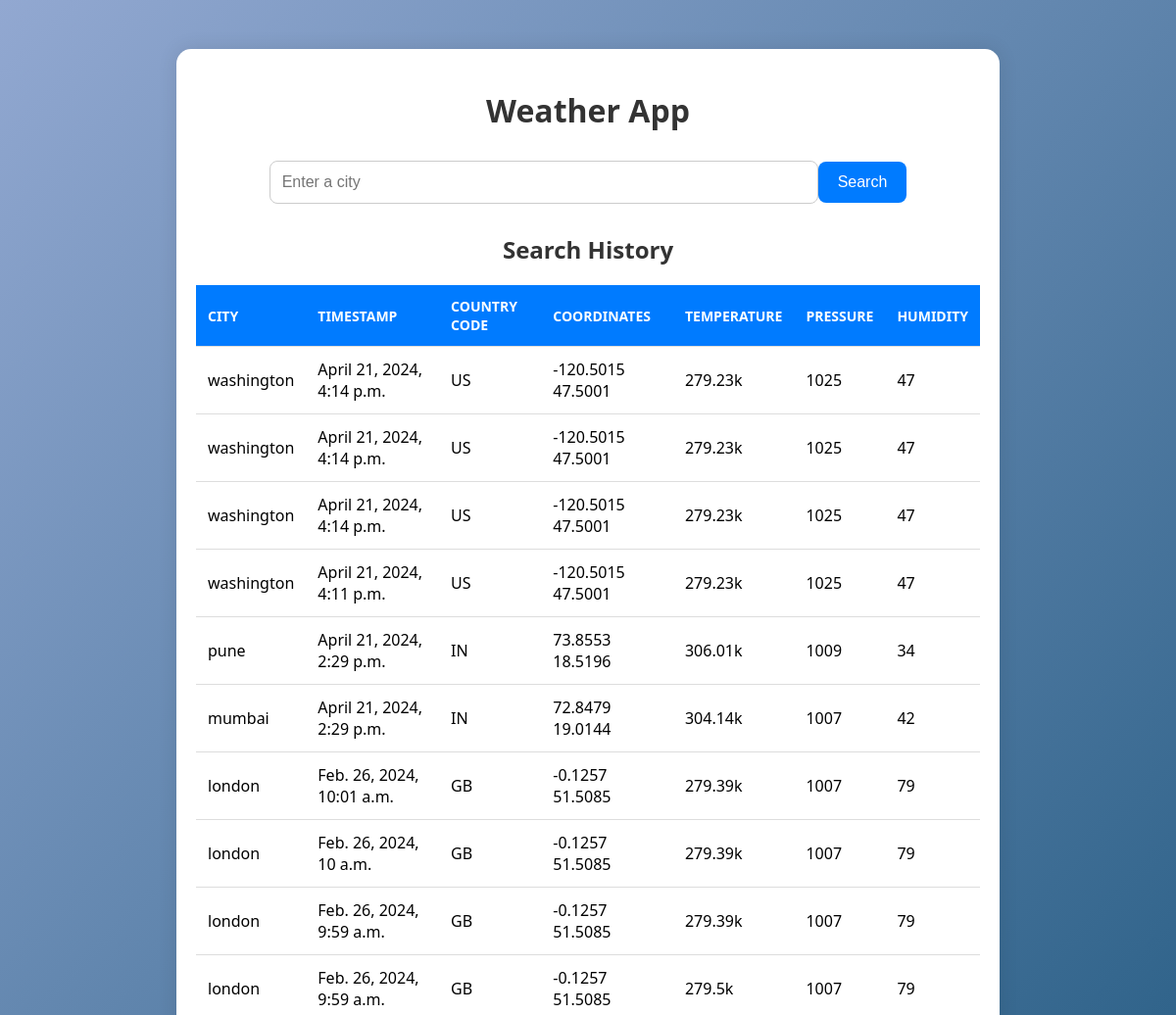
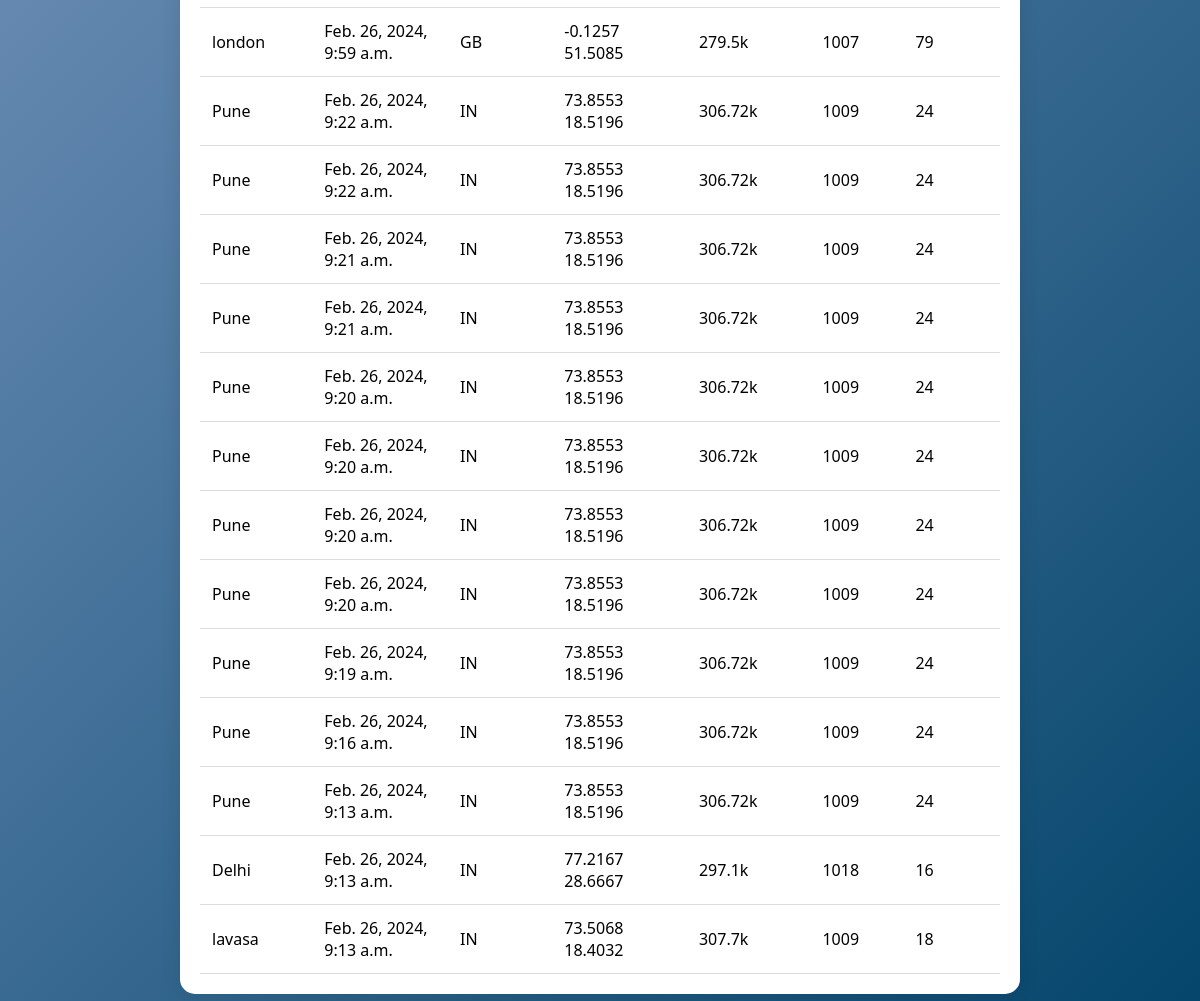
The page / on the database its author committed (2 pictures, top to bottom).
### app/models.py (models this page shows)
class SearchHistory(models.Model):
    city = models.CharField(max_length=100)
    country_code = models.CharField(max_length=10)
    coordinate = models.CharField(max_length=50)
    temperature = models.CharField(max_length=20)
    pressure = models.CharField(max_length=20)
    humidity = models.CharField(max_length=20)
    timestamp = models.DateTimeField(auto_now_add=True)

### app/views.py (the view, shortened to what this page needs)
# urls.py: path('', views.index),
def index(request):
    data = {}
    search_history = SearchHistory.objects.all().order_by('-timestamp')
    return render(request, "app/index.html", {"data": data, "search_history": search_history})

### app/templates/app/index.html (shortened to what this page needs)
<!DOCTYPE html>
<html lang="en">
<head>
</head>
<body>
<div class="container">
    <h1>Weather App</h1>
    <form method="post">
        <input type="text" name="city" id="locationInput" placeholder="Enter a city" required>
        <button type="submit" id="searchButton">Search</button>
    </form>
    <div class="search-history">
        <h2>Search History</h2>
        {% if search_history %}
            <table>
                <tr>
                    <th>City</th>
                    <th>Timestamp</th>
                    <th>Country Code</th>
                    <th>Coordinates</th>
                    <th>Temperature</th>
                    <th>Pressure</th>
                    <th>Humidity</th>
                </tr>
                {% for item in search_history %}
                    <tr>
                        <td>{{ item.city }}</td>
                        <td>{{ item.timestamp }}</td>
                        <td>{{ item.country_code }}</td>
                        <td>{{ item.coordinate }}</td>
                        <td>{{ item.temperature }}</td>
                        <td>{{ item.pressure }}</td>
                        <td>{{ item.humidity }}</td>
                    </tr>
                {% endfor %}
            </table>
        {% else %}
            <p class="no-history">No search history available.</p>
        {% endif %}
    </div>
</div>
</body>
</html>

### app/templates/app/index.html (style rules this page uses)
body { font-family: 'Segoe UI', Tahoma, Geneva, Verdana, sans-serif; background-image: linear-gradient(135deg, #92a8d1 0%, #03446a 100%); margin: 0; padding: 0; }
.container { max-width: 800px; margin: 50px auto; padding: 20px; background-color: #fff; border-radius: 15px; box-shadow: 0 0 20px rgba(0, 0, 0, 0.1); }
h1 { font-size: 32px; margin-bottom: 30px; color: #333; text-align: center; }
form { display: flex; justify-content: center; align-items: center; margin-bottom: 30px; }
input[type="text"] { width: 70%; padding: 12px; border: 1px solid #ccc; border-radius: 8px; font-size: 16px; box-sizing: border-box; outline: none; transition: border-color 0.3s; }
button { background-color: #007bff; color: #fff; border: none; padding: 12px 20px; border-radius: 8px; cursor: pointer; font-size: 16px; transition: background-color 0.3s; }
table { width: 100%; border-collapse: collapse; margin-top: 20px; }
th, td { padding: 12px; border-bottom: 1px solid #ddd; text-align: left; }
th { background-color: #007bff; color: #fff; text-transform: uppercase; font-size: 14px; }
.search-history { margin-top: 30px; }
.search-history h2 { font-size: 24px; margin-bottom: 20px; color: #333; text-align: center; }

### rows shown on the page
SearchHistory: city "washington", timestamp "April 21, 2024, 4:14 p.m.", country_code "US", coordinate "-120.5015 47.5001", temperature "279.23k", pressure "1025", humidity "47"
SearchHistory: city "washington", timestamp "April 21, 2024, 4:14 p.m.", country_code "US", coordinate "-120.5015 47.5001", temperature "279.23k", pressure "1025", humidity "47"
SearchHistory: city "washington", timestamp "April 21, 2024, 4:14 p.m.", country_code "US", coordinate "-120.5015 47.5001", temperature "279.23k", pressure "1025", humidity "47"
SearchHistory: city "washington", timestamp "April 21, 2024, 4:11 p.m.", country_code "US", coordinate "-120.5015 47.5001", temperature "279.23k", pressure "1025", humidity "47"
SearchHistory: city "pune", timestamp "April 21, 2024, 2:29 p.m.", country_code "IN", coordinate "73.8553 18.5196", temperature "306.01k", pressure "1009", humidity "34"
SearchHistory: city "mumbai", timestamp "April 21, 2024, 2:29 p.m.", country_code "IN", coordinate "72.8479 19.0144", temperature "304.14k", pressure "1007", humidity "42"
SearchHistory: city "london", timestamp "Feb. 26, 2024, 10:01 a.m.", country_code "GB", coordinate "-0.1257 51.5085", temperature "279.39k", pressure "1007", humidity "79"
SearchHistory: city "london", timestamp "Feb. 26, 2024, 10 a.m.", country_code "GB", coordinate "-0.1257 51.5085", temperature "279.39k", pressure "1007", humidity "79"
SearchHistory: city "london", timestamp "Feb. 26, 2024, 9:59 a.m.", country_code "GB", coordinate "-0.1257 51.5085", temperature "279.39k", pressure "1007", humidity "79"
SearchHistory: city "london", timestamp "Feb. 26, 2024, 9:59 a.m.", country_code "GB", coordinate "-0.1257 51.5085", temperature "279.5k", pressure "1007", humidity "79"
SearchHistory: city "london", timestamp "Feb. 26, 2024, 9:59 a.m.", country_code "GB", coordinate "-0.1257 51.5085", temperature "279.5k", pressure "1007", humidity "79"
SearchHistory: city "Pune", timestamp "Feb. 26, 2024, 9:22 a.m.", country_code "IN", coordinate "73.8553 18.5196", temperature "306.72k", pressure "1009", humidity "24"
SearchHistory: city "Pune", timestamp "Feb. 26, 2024, 9:22 a.m.", country_code "IN", coordinate "73.8553 18.5196", temperature "306.72k", pressure "1009", humidity "24"
SearchHistory: city "Pune", timestamp "Feb. 26, 2024, 9:21 a.m.", country_code "IN", coordinate "73.8553 18.5196", temperature "306.72k", pressure "1009", humidity "24"
SearchHistory: city "Pune", timestamp "Feb. 26, 2024, 9:21 a.m.", country_code "IN", coordinate "73.8553 18.5196", temperature "306.72k", pressure "1009", humidity "24"
SearchHistory: city "Pune", timestamp "Feb. 26, 2024, 9:20 a.m.", country_code "IN", coordinate "73.8553 18.5196", temperature "306.72k", pressure "1009", humidity "24"
SearchHistory: city "Pune", timestamp "Feb. 26, 2024, 9:20 a.m.", country_code "IN", coordinate "73.8553 18.5196", temperature "306.72k", pressure "1009", humidity "24"
SearchHistory: city "Pune", timestamp "Feb. 26, 2024, 9:20 a.m.", country_code "IN", coordinate "73.8553 18.5196", temperature "306.72k", pressure "1009", humidity "24"
SearchHistory: city "Pune", timestamp "Feb. 26, 2024, 9:20 a.m.", country_code "IN", coordinate "73.8553 18.5196", temperature "306.72k", pressure "1009", humidity "24"
SearchHistory: city "Pune", timestamp "Feb. 26, 2024, 9:19 a.m.", country_code "IN", coordinate "73.8553 18.5196", temperature "306.72k", pressure "1009", humidity "24"
SearchHistory: city "Pune", timestamp "Feb. 26, 2024, 9:16 a.m.", country_code "IN", coordinate "73.8553 18.5196", temperature "306.72k", pressure "1009", humidity "24"
SearchHistory: city "Pune", timestamp "Feb. 26, 2024, 9:13 a.m.", country_code "IN", coordinate "73.8553 18.5196", temperature "306.72k", pressure "1009", humidity "24"
SearchHistory: city "Delhi", timestamp "Feb. 26, 2024, 9:13 a.m.", country_code "IN", coordinate "77.2167 28.6667", temperature "297.1k", pressure "1018", humidity "16"
SearchHistory: city "lavasa", timestamp "Feb. 26, 2024, 9:13 a.m.", country_code "IN", coordinate "73.5068 18.4032", temperature "307.7k", pressure "1009", humidity "18"
